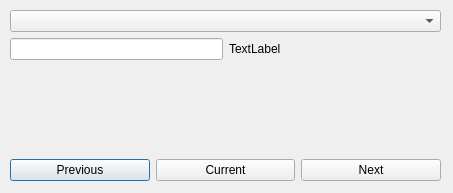
<?xml version="1.0" encoding="UTF-8"?>
<ui version="4.0">
 <class>Dialog</class>
 <widget class="QDialog" name="Dialog">
  <property name="geometry">
   <rect>
    <x>0</x>
    <y>0</y>
    <width>453</width>
    <height>193</height>
   </rect>
  </property>
  <property name="windowTitle">
   <string>Dialog</string>
  </property>
  <widget class="QWidget" name="verticalLayoutWidget">
   <property name="geometry">
    <rect>
     <x>10</x>
     <y>10</y>
     <width>431</width>
     <height>171</height>
    </rect>
   </property>
   <layout class="QVBoxLayout" name="verticalLayout">
    <item>
     <widget class="QComboBox" name="layersCombo"/>
    </item>
    <item>
     <layout class="QHBoxLayout" name="horizontalLayout_2">
      <item>
       <widget class="QLineEdit" name="currentIndexText">
        <property name="sizePolicy">
         <sizepolicy hsizetype="Preferred" vsizetype="Fixed">
          <horstretch>0</horstretch>
          <verstretch>0</verstretch>
         </sizepolicy>
        </property>
       </widget>
      </item>
      <item>
       <widget class="QLabel" name="maxLabel">
        <property name="text">
         <string>TextLabel</string>
        </property>
       </widget>
      </item>
     </layout>
    </item>
    <item>
     <spacer name="verticalSpacer">
      <property name="orientation">
       <enum>Qt::Vertical</enum>
      </property>
      <property name="sizeHint" stdset="0">
       <size>
        <width>20</width>
        <height>40</height>
       </size>
      </property>
     </spacer>
    </item>
    <item>
     <layout class="QHBoxLayout" name="horizontalLayout">
      <item>
       <widget class="QPushButton" name="previousButton">
        <property name="text">
         <string>Previous</string>
        </property>
       </widget>
      </item>
      <item>
       <widget class="QPushButton" name="currentButton">
        <property name="text">
         <string>Current</string>
        </property>
       </widget>
      </item>
      <item>
       <widget class="QPushButton" name="nextButton">
        <property name="sizePolicy">
         <sizepolicy hsizetype="Minimum" vsizetype="Fixed">
          <horstretch>0</horstretch>
          <verstretch>0</verstretch>
         </sizepolicy>
        </property>
        <property name="focusPolicy">
         <enum>Qt::TabFocus</enum>
        </property>
        <property name="text">
         <string>Next</string>
        </property>
       </widget>
      </item>
     </layout>
    </item>
   </layout>
  </widget>
 </widget>
 <resources/>
 <connections/>
</ui>
